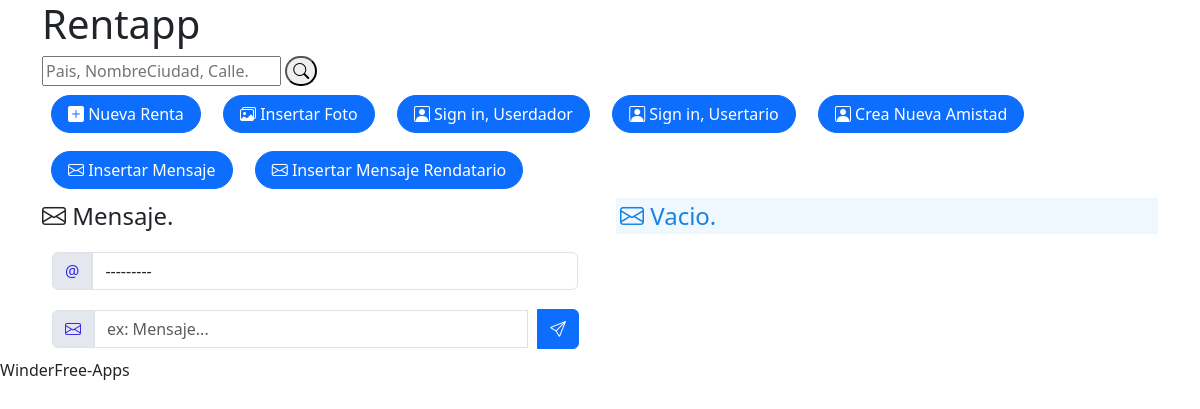
The app's page /rentapp/insertar_mensaje_rendatario/, older data.
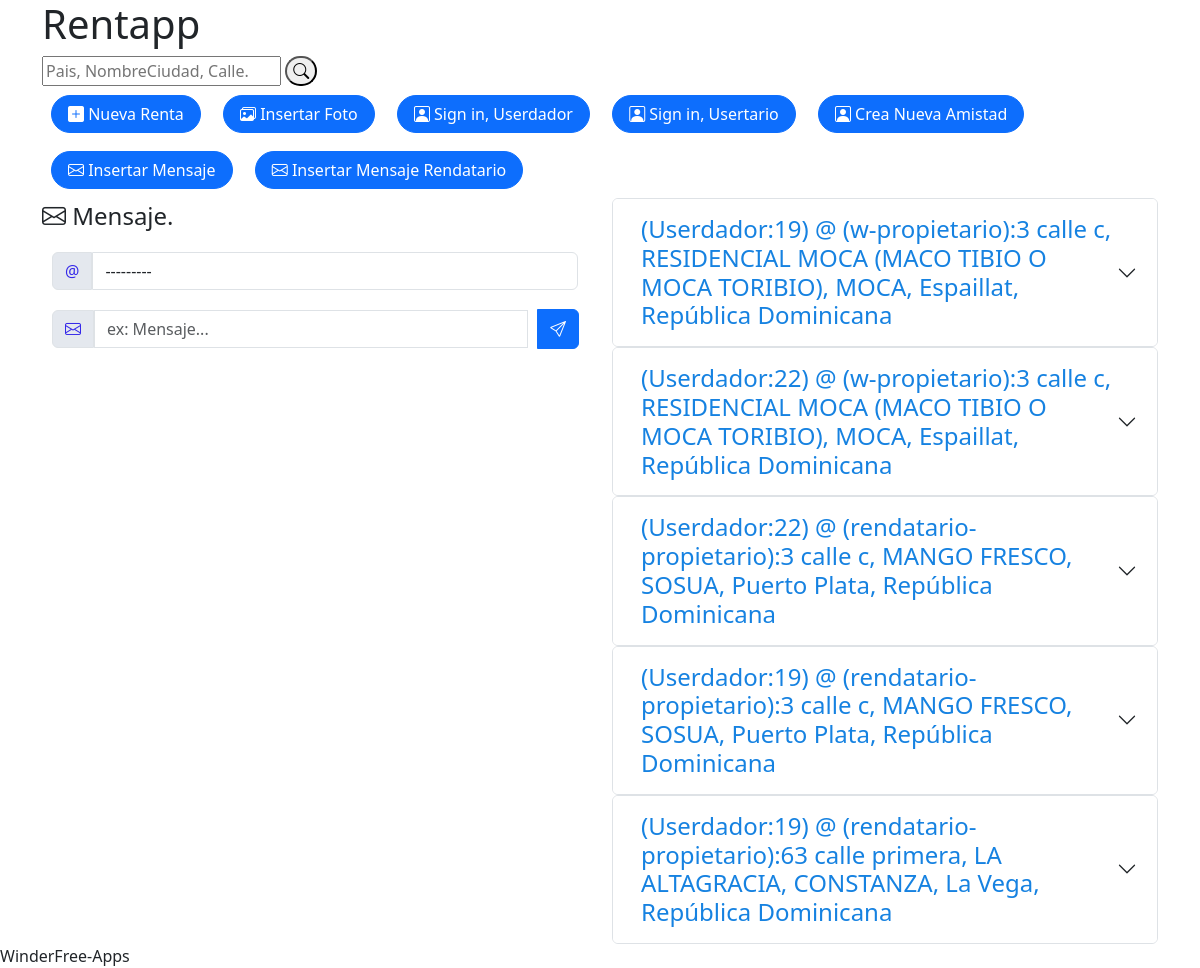
The same page, newer data.
### rentapp/models.py (models this page shows)
class Amistad(models.Model):
    renta = models.ForeignKey(Renta, on_delete=models.CASCADE, null=True)
    usertario = models.ForeignKey(Usertario, on_delete=models.CASCADE)
    userdador = models.ForeignKey(Userdador, on_delete=models.CASCADE)
    relacion = models.CharField(max_length=200, null=True)
    pub_date = models.DateTimeField("fecha publicado", null=True)
    def __str__(self):
        return f'{self.id}'

### rentapp/views.py (the view)
# urls.py: path('insertar_mensaje_rendatario/', views.insertar_mensaje_rendatario, name='insertar_mensaje_rendatario'),
def insertar_mensaje_rendatario(request):
    if request.method == 'POST':
        form = MensajeForm(request.POST)
        if form.is_valid():
            new_mensaje = Mensaje(
                amistad = form.cleaned_data['amistad'],
                texto = form.cleaned_data['texto'],
                tipo = 'rendatario',
                pub_date = time.strftime('%Y-%m-%d %I:%M')
                 )
            new_mensaje.save()
            return HttpResponseRedirect('/rentapp/insertar_mensaje_rendatario/')
    else:
        datos_amistad = list(Amistad.objects.values().order_by("-id"))
        datos = list(Mensaje.objects.values().order_by("-id"))
        form = MensajeForm()
    return render(request, 'rentapp/insertar_mensaje_rendatario.html', {'form': form, 'datos': datos, 'datos_amistad': datos_amistad })

### rentapp/forms.py
class MensajeForm(forms.ModelForm):
    class Meta:
        model = Mensaje
        fields = ['amistad', 'texto']
        widgets = {
            'amistad': forms.Select(attrs={'style':'margin:10px 10px 10px 0px;','class':'form-control'}),
            'texto': forms.TextInput(attrs={'style':'margin:10px 10px 10px 0px;','class':'form-control','placeholder': 'ex: Mensaje...'}),
            }

### rentapp/templates/rentapp/insertar_mensaje_rendatario.html (shortened to what this page needs)
<!DOCTYPE html>
<html lang="en">
<head>
  <link rel="stylesheet" href="https://cdn.jsdelivr.net/npm/bootstrap-icons@1.9.1/font/bootstrap-icons.css">
  <link href="/media/bootstrap-5.3.1-dist/css/bootstrap.min.css" rel="stylesheet">
  <link href="/media/css/style.css" rel="stylesheet">
</head>
<body>
  <div class="container">
    <header>
      <h1>Rentapp</h1>
    </header>
    <div class="buscar">
      <form action="{% url 'rentapp:buscar' %}" method="post">
        <input type="text" name="buscar" placeholder="Pais, NombreCiudad, Calle." required>
        <button style=" height: 30px; border-radius: 25px; " type="submit"><i class="bi bi-search"></i>
        </button>
      </form>
      <a href="/rentapp/insertar_renta/"><button class="btn btn-primary rounded-pill px-3 bi-plus-square-fill"> Nueva
          Renta</button></a>
      <a href="/rentapp/insertar_foto/"><button class="btn btn-primary rounded-pill px-3 bi bi-images"> Insertar
          Foto</button></a>
      <a href="/rentapp/insertar_userdador/"><button class="btn btn-primary rounded-pill px-3 bi-person-square"> Sign in,
          Userdador</button></a>
      <a href="/rentapp/insertar_usertario/"><button class="btn btn-primary rounded-pill px-3 bi-person-square"> Sign in,
          Usertario</button></a>
      <a href="/rentapp/insertar_amistad/"><button class="btn btn-primary rounded-pill px-3 bi-person-square"> Crea Nueva
          Amistad</button></a>
      <a href="/rentapp/insertar_mensaje/"><button class="btn btn-primary rounded-pill px-3 bi bi-envelope"> Insertar
          Mensaje</button></a>
      <a href="/rentapp/insertar_mensaje_rendatario/"><button class="btn btn-primary rounded-pill px-3 bi bi-envelope">
          Insertar Mensaje Rendatario</button></a>
    </div>
    <div class="row">
      <div class="col-12 col-sm-6">
        <fieldset>
          <legend class="bi bi-envelope"> Mensaje.</legend>
          <form action="{% url 'rentapp:insertar_mensaje_rendatario' %}" method="post">
            <div class="input-group flex-nowrap">
              <span class="input-group-text" id="addon-wrapping">@
              </span>
              {{ form.amistad }}
            </div>
            <div class="input-group flex-nowrap">
              <span class="input-group-text bi bi-envelope" id="addon-wrapping">
              </span> {{ form.texto }}
              <button class=" btn btn-primary bi bi-send" type="submit">
              </button>
            </div>
          </form>
        </fieldset>
      </div>
      {% if datos_amistad %}
      <div class="col-12 col-sm-6">
        {% for amistad in datos_amistad %}
        <div class="accordion" id="{{amistad.id}}-acordeon">
          <div class="accordion-item">
            <h2 class="accordion-header" id="headingTwo">
              <button class="accordion-button collapsed" type="button" data-bs-toggle="collapse"
                data-bs-target="#{{amistad.id}}-collapse" aria-expanded="false" aria-controls="{{amistad.id}}-collapse">
                <div class="relacion-mensaje" id="datos-mensajes-relacion">(Userdador:{{ amistad.userdador_id }}) @
                  {{amistad.relacion}}</div>
              </button>
            </h2>
          </div>
        </div>
        {% endfor %}
      </div>
      {% endif %}
      {% if not datos_amistad %}
      <div class="col-12 col-sm-6">
        <p class=" relacion-mensaje bi bi-envelope" style="background-color: aliceblue;"> Vacio.</p>
      </div>
      {% endif %}
    </div>
  </div>
  <footer>WinderFree-Apps</footer>
</body>
</html>

### media/css/style.css (style rules this page uses)
.accordion-button { z-index: 3; border-color:#a3cfbb; }
.input-group-text { color: rgb(53, 40, 233) ; background-color: #e4e8ee; margin:10px 0px 10px 10px; }

### rentapp/templates/rentapp/insertar_mensaje_rendatario.html (style rules this page uses)
.btn { margin: 9px; }
.relacion-mensaje { font-size: 24px; font-weight: lighter; padding-left: 4px; margin-left: 4px; color: rgb(22, 130, 225); }

Row changes from the older to the newer data that the page shows:
added Amistad: userdador_id "19", relacion "(w-propietario):3 calle c, RESIDENCIAL MOCA (MACO TIBIO O MOCA TORIBIO), MOCA, Espaillat, República Dominicana"
added Amistad: userdador_id "22", relacion "(w-propietario):3 calle c, RESIDENCIAL MOCA (MACO TIBIO O MOCA TORIBIO), MOCA, Espaillat, República Dominicana"
added Amistad: userdador_id "22", relacion "(rendatario-propietario):3 calle c, MANGO FRESCO, SOSUA, Puerto Plata, República Dominicana"
added Amistad: userdador_id "19", relacion "(rendatario-propietario):3 calle c, MANGO FRESCO, SOSUA, Puerto Plata, República Dominicana"
added Amistad: userdador_id "19", relacion "(rendatario-propietario):63 calle primera, LA ALTAGRACIA, CONSTANZA, La Vega, República Dominicana"
Text that changed along with them:
text no longer shown: "Vacio."
